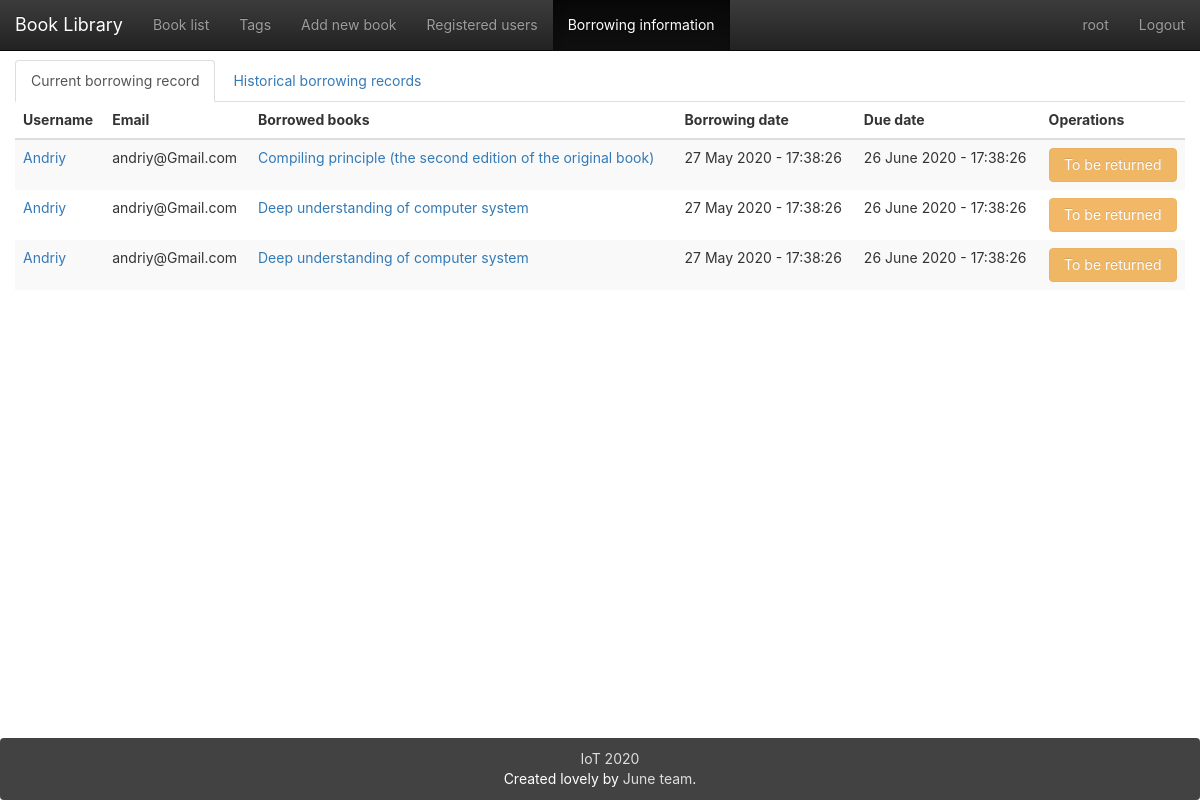
The page /logs_info/ (signed in) on the database as committed earlier.
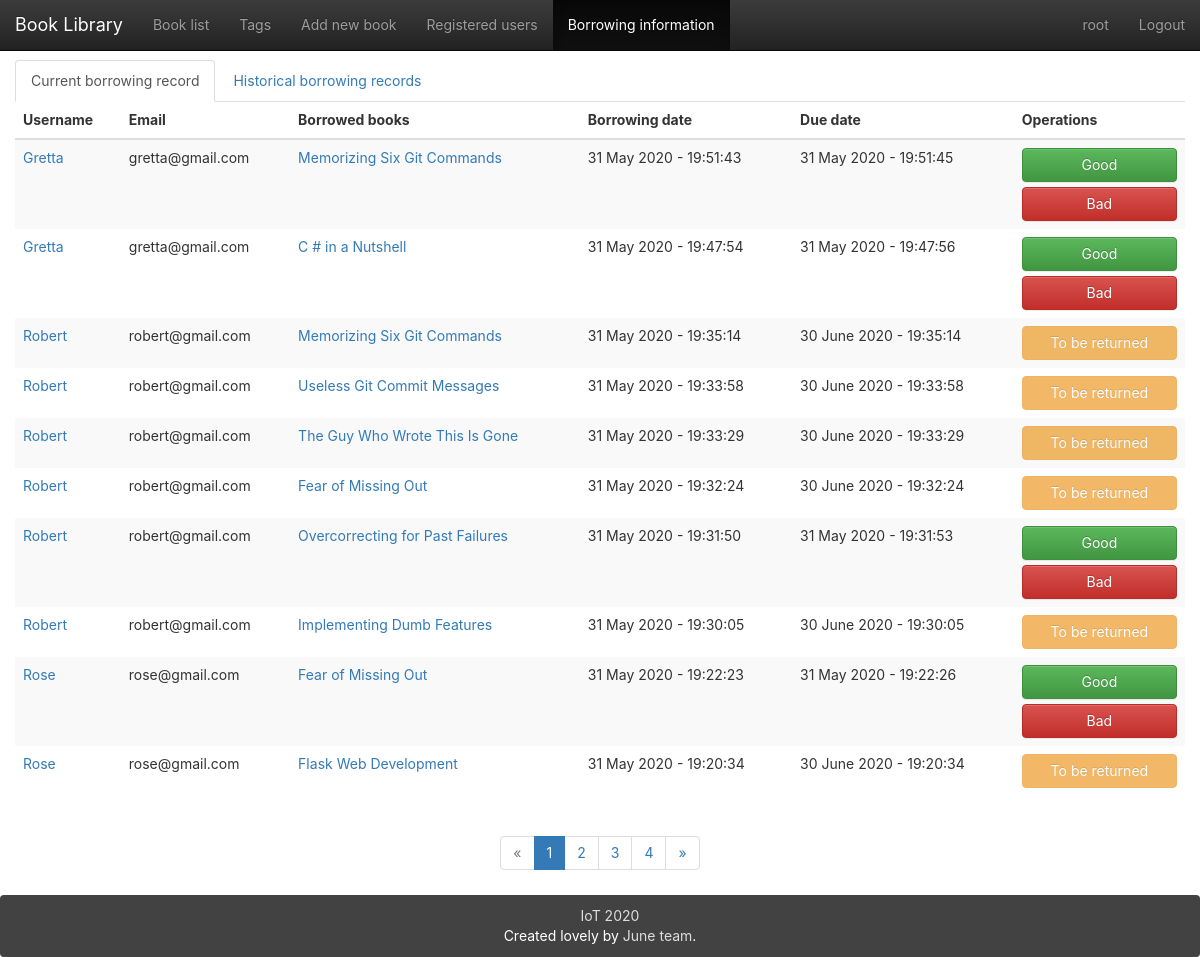
The same page on the database as committed later.
### app/models.py (models this page shows, shortened)
class Log(db.Model):
    __tablename__ = 'logs'
    id = db.Column(db.Integer, primary_key=True)
    user_id = db.Column(db.Integer, db.ForeignKey('users.id'))
    book_id = db.Column(db.Integer, db.ForeignKey('books.id'))
    borrow_timestamp = db.Column(db.DateTime, default=datetime.now())
    return_timestamp = db.Column(db.DateTime, default=datetime.now())
    returned = db.Column(db.Boolean, default=0)
    return_request = db.Column(db.Boolean, default=0)

class User(UserMixin, db.Model):
    __tablename__ = 'users'
    id = db.Column(db.Integer, primary_key=True)
    email = db.Column(db.String(64), unique=True)
    name = db.Column(db.String(64))
    password_hash = db.deferred(db.Column(db.String(128)))
    major = db.Column(db.String(128))
    role_id = db.Column(db.Integer, db.ForeignKey('roles.id'))
    headline = db.Column(db.String(32), nullable=True)
    about_me = db.deferred(db.Column(db.Text, nullable=True))
    about_me_html = db.deferred(db.Column(db.Text, nullable=True))
    avatar = db.Column(db.String(128))
    category = db.Column(db.Integer)
    member_since = db.Column(db.DateTime(), default=datetime.utcnow)
    balance = db.Column(db.Float())
    transactions = db.relationship('Transaction',
                           backref=db.backref('user', lazy='joined'),
                           lazy='dynamic',
                           cascade='all, delete-orphan')
    @property
    def password(self):
        raise AttributeError('password is not readable attribute')
    def can(self, permissions):
        return self.role is not None and \
               (self.role.permissions & permissions) == permissions
    logs = db.relationship('Log',
                           backref=db.backref('user', lazy='joined'),
                           lazy='dynamic',
                           cascade='all, delete-orphan')
    comments = db.relationship('Comment',
                               backref=db.backref('user', lazy='joined'),
                               lazy='dynamic',
                               cascade='all, delete-orphan')

class Book(db.Model):
    __tablename__ = 'books'
    id = db.Column(db.Integer, primary_key=True)
    isbn = db.Column(db.String(16), unique=True)
    title = db.Column(db.String(128))
    origin_title = db.Column(db.String(128))
    subtitle = db.Column(db.String(128))
    author = db.Column(db.String(128))
    translator = db.Column(db.String(64))
    publisher = db.Column(db.String(64))
    image = db.Column(db.String(128))
    pubdate = db.Column(db.String(32))
    pages = db.Column(db.Integer)
    price = db.Column(db.String(16))
    binding = db.Column(db.String(16))
    numbers = db.Column(db.Integer, default=5)
    summary = db.deferred(db.Column(db.Text, default=""))
    summary_html = db.deferred(db.Column(db.Text))
    catalog = db.deferred(db.Column(db.Text, default=""))
    catalog_html = db.deferred(db.Column(db.Text))
    hidden = db.Column(db.Boolean, default=0)
    transactions = db.relationship('Transaction',
                           backref=db.backref('book', lazy='joined'),
                           lazy='dynamic',
                           cascade='all, delete-orphan')
    logs = db.relationship('Log',
                           backref=db.backref('book', lazy='joined'),
                           lazy='dynamic',
                           cascade='all, delete-orphan')
    comments = db.relationship('Comment', backref='book',
                               lazy='dynamic',
                               cascade='all, delete-orphan')
    @property
    def tags_string(self):
        return ",".join([tag.name for tag in self.tags.all()])

### app/main/log/views.py (the view)
@log.route('/')
@login_required
def index():
    show = request.args.get('show', 0, type=int)
    if show != 0:
        show = 1
    page = request.args.get('page', 1, type=int)
    pagination = Log.query.filter_by(returned=show).order_by(Log.borrow_timestamp.desc()).paginate(page, per_page=10)
    logs = pagination.items
    return render_template("logs_info.html", logs=logs, pagination=pagination, title=u"Borrowing information")

### app/main/__init__.py (called while the page is built)
@lm.user_loader
def load_user(id):
    return User.query.get(int(id))

### app/main/index/views.py (called while the page is built)
@main.app_context_processor
def inject_permissions():
    return dict(Permission=Permission)

### app/main/log/templates/logs_info.html (shortened to what the changed rows need)
{% extends "base.html" %}
{% from "bootstrap/pagination.html" import render_pagination %}
{% block mycontent %}
    <div class="tab-content">
        {% if request.args.get('show',0)!='1' %}
            <table class="table table-striped table-hover">
                <thead class="hidden-xs">
                <tr>
                    <th>Username</th>
                    <th>Email</th>
                    <th>Borrowed books</th>
                    <th>Borrowing date</th>
                    <th>Due date</th>
                    {%- if current_user.is_authenticated -%}
                        <th>Operations</th>
                    {%- endif -%}
                </tr>
                </thead>
                <tbody>
                {% for log in logs %}
                    <tr class="animated fadeIn delay-{{ loop.index0 }}">
                        <td><a href="{{ url_for('user.detail' ,user_id=log.user.id) }}">{{ log.user.name }}</a>
                        </td>
                        <td class="hidden-xs">{{ log.user.email }}</td>
                        <td class="hidden-xs"><a
                                href="{{ url_for('book.detail',book_id=log.book.id) }}">{{ log.book.title }}</a></td>
                        <td class="hidden-xs">{{ log.borrow_timestamp.strftime('%d %B %Y - %H:%M:%S') }}</td>
                        <td class="hidden-xs">{{ log.return_timestamp.strftime('%d %B %Y - %H:%M:%S') }}</td>
                        {%- if current_user.is_authenticated -%}
                            <td class="hidden-xs">
                            {% if current_user.id == log.user.id %}
                                {% if log.return_request == false %}
                                    <a class="btn btn-primary btn-block"
                                       href="{{ url_for('log.book_return',log_id=log.id,next=request.path) }}">
                                        Return
                                    </a>
                                {% elif not current_user.can(Permission.APPROVE_REQUEST_RETURN)%}
                                    <a class="btn  btn-secondary  btn-block" disabled="disabled">
                                        Wait
                                    </a>
                                {% else %}
                                     <a class="btn btn-success btn-block"
                                    href="{{ url_for('log.book_approve_return',log_id=log.id,next=request.path, fine=0) }}">Good</a>
                                    <a class="btn btn-danger btn-block"
                                    href="{{ url_for('log.book_approve_return',log_id=log.id,next=request.path, fine=1) }}">Bad</a>
                                {% endif %}
                            {% else %}
                                {% if current_user.can(Permission.APPROVE_REQUEST_RETURN) and log.return_request == true %}
                                    <a class="btn btn-success btn-block"
                                    href="{{ url_for('log.book_approve_return',log_id=log.id,next=request.path) }}">Good</a>
                                    <a class="btn btn-danger btn-block"
                                    href="{{ url_for('log.book_approve_return',log_id=log.id,next=request.path) }}">Bad</a>
                                {% else %}
                                    <button class="btn btn-warning btn-block" disabled>To be returned</button>
                                {% endif %}
                            {% endif %}
                        {%- endif -%}
                        </td>
                    </tr>
                {% endfor %}
                </tbody>
            </table>
        {% endif %}
    {% if pagination and pagination.pages > 1 %}
        <div class="container-fluid text-center">
            {{ render_pagination(pagination) }}
        </div>
    {% endif %}
{% endblock %}

### app/templates/base.html (shortened to what this page needs)
{%- extends "bootstrap/base.html" -%}
{%- from 'bootstrap/utils.html' import flashed_messages,icon -%}
{%- block styles -%}
    <link href="{{ url_for('static',filename='css/bootstrap.min.css') }}" rel="stylesheet">
    <link href="{{ url_for('static',filename='css/bootstrap-theme.min.css') }}" rel="stylesheet">
    <link href="{{ url_for('static',filename='css/main.css') }}" rel="stylesheet">
{%- endblock -%}
{%- block body_attribs %} class="Site"{%- endblock -%}
{%- block navbar -%}
    <nav class="navbar  navbar-inverse navbar-fixed-top">
        <div class="container-fluid">
            <div class="navbar-header">
                <a class="navbar-brand" href="{{ url_for('main.index') }}">Book Library</a>
            </div>
            <div class="collapse navbar-collapse" id="bs-example-navbar-collapse-1">
                <ul class="nav navbar-nav">
                    <li {%- if request.path == url_for('book.index') %} class="active"{%- endif -%} ><a
                            href="{{ url_for('book.index') }}">Book list</a></li>
                    {%- if current_user.is_authenticated -%}
                        <li {%- if request.path == url_for('book.tags') %} class="active"{%- endif -%} ><a
                                href="{{ url_for('book.tags') }}">Tags</a></li>
                        {%- if current_user.can(Permission.ADD_BOOK) -%}
                            <li {%- if request.path == url_for('book.add') %} class="active"{%- endif -%} ><a
                                    href="{{ url_for('book.add') }}">Add new book</a></li>
                        {%- endif -%}
                        <li {%- if request.path == url_for('user.index') %} class="active"{%- endif -%} ><a
                                href="{{ url_for('user.index') }}">Registered users</a></li>
                        <li {%- if request.path == url_for('log.index') %} class="active"{%- endif -%} ><a
                                href="{{ url_for('log.index') }}">Borrowing information</a></li>
                    {%- endif -%}
                </ul>
                <ul class="nav navbar-nav navbar-right">
                    {%- if current_user.is_authenticated -%}
                        <li  >
                            <a href="{{ url_for('user.detail',user_id=current_user.id) }}">{{ current_user.name }}</a>
                        </li>
                        <li><a href="{{ url_for('auth.logout') }}">Logout</a></li>
                    {%- else -%}
                        <li><a href="{{ url_for('auth.login') }}">Login</a></li>
                    {%- endif -%}
                </ul>
            </div>
        </div>
    </nav>
{%- endblock -%}
{%- block content -%}
    <main class="container-fluid Site-content">
        {%- block mycontent -%}{%- endblock -%}
    </main>
    <footer class="panel panel-inverse">
        <div id="site-footer-content">
            <div><a href="https://github.com/falsefox13/Library" target="_blank"><span
                    class="icon icon--github"><svg
                    viewBox="0 0 16 16">
                </svg></span><span class="username"> IoT 2020 </span></a></div>
            <span class="line-wrap">Created lovely by <a href="https://github.com/falsefox13/Library">June team</a>.</span>
        </div>
    </footer>
{%- endblock -%}

Rows that differ between the two databases and show on the page:
no longer on this page (row unchanged): Log: user.name "Andriy", user.email "andriy@Gmail.com", book "Compiling principle (the second edition of the original book)", borrow_timestamp "27 May 2020 - 17:38:26", return_timestamp "26 June 2020 - 17:38:26", return_request "To be returned"
no longer on this page (row unchanged): Log: user.name "Andriy", user.email "andriy@Gmail.com", book "Deep understanding of computer system", borrow_timestamp "27 May 2020 - 17:38:26", return_timestamp "26 June 2020 - 17:38:26", return_request "To be returned"
no longer on this page (row unchanged): Log: user.name "Andriy", user.email "andriy@Gmail.com", book "Deep understanding of computer system", borrow_timestamp "27 May 2020 - 17:38:26", return_timestamp "26 June 2020 - 17:38:26", return_request "To be returned"
added Log: user.name "Gretta", user.email "gretta@gmail.com", book "Memorizing Six Git Commands", borrow_timestamp "31 May 2020 - 19:51:43", return_timestamp "31 May 2020 - 19:51:45"
added Log: user.name "Gretta", user.email "gretta@gmail.com", book "C # in a Nutshell", borrow_timestamp "31 May 2020 - 19:47:54", return_timestamp "31 May 2020 - 19:47:56"
added Log: user.name "Robert", user.email "robert@gmail.com", book "Memorizing Six Git Commands", borrow_timestamp "31 May 2020 - 19:35:14", return_timestamp "30 June 2020 - 19:35:14", return_request "To be returned"
added Log: user.name "Robert", user.email "robert@gmail.com", book "Useless Git Commit Messages", borrow_timestamp "31 May 2020 - 19:33:58", return_timestamp "30 June 2020 - 19:33:58", return_request "To be returned"
added Log: user.name "Robert", user.email "robert@gmail.com", book "The Guy Who Wrote This Is Gone", borrow_timestamp "31 May 2020 - 19:33:29", return_timestamp "30 June 2020 - 19:33:29", return_request "To be returned"
added Log: user.name "Robert", user.email "robert@gmail.com", book "Fear of Missing Out", borrow_timestamp "31 May 2020 - 19:32:24", return_timestamp "30 June 2020 - 19:32:24", return_request "To be returned"
added Log: user.name "Robert", user.email "robert@gmail.com", book "Overcorrecting for Past Failures", borrow_timestamp "31 May 2020 - 19:31:50", return_timestamp "31 May 2020 - 19:31:53"
added Log: user.name "Robert", user.email "robert@gmail.com", book "Implementing Dumb Features", borrow_timestamp "31 May 2020 - 19:30:05", return_timestamp "30 June 2020 - 19:30:05", return_request "To be returned"
added Log: user.name "Rose", user.email "rose@gmail.com", book "Fear of Missing Out", borrow_timestamp "31 May 2020 - 19:22:23", return_timestamp "31 May 2020 - 19:22:26"
added Log: user.name "Rose", user.email "rose@gmail.com", book "Flask Web Development", borrow_timestamp "31 May 2020 - 19:20:34", return_timestamp "30 June 2020 - 19:20:34", return_request "To be returned"
Other text that changed with them:
{{ render_pagination(pagination) }}: (not shown) → "« 1 2 3 4 »"
